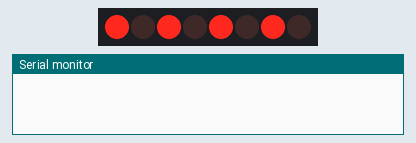
The sketch below on a simulated Arduino Uno, built with avr-gcc and run on an emulated ATmega328P. On the bench: 8 shift-register outputs drawn as a row of LEDs (first output left, lit = HIGH), the last lines printed to the serial monitor. Wiring (inferred from the names in the program): shift register (74HC595): data pin 12; shift clock pin 9; latch pin 11. Wiring (inferred from the signals the program sends): row of LEDs: on Q0, Q1, Q2, Q3, Q4, Q5, Q6, Q7.

Above: at 0.1 s.
At 1.1 s:
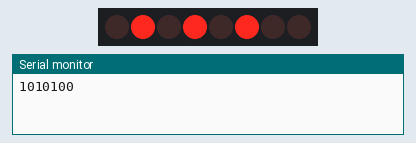
At 2.1 s:
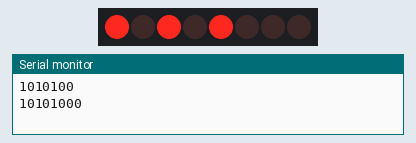
At 3.1 s:
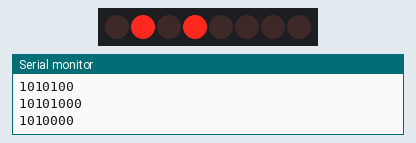
At 4.1 s:
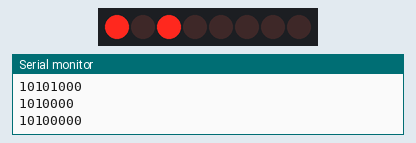
At 6.1 s:
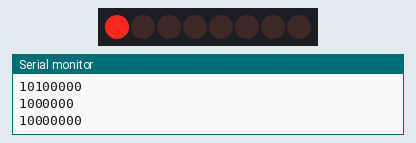
Timing chart, 0 to 8.5 s (numbered marks = the images above):
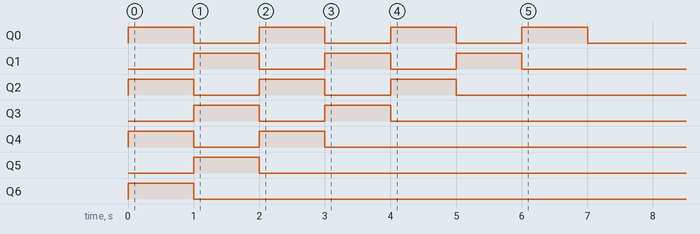

The sketch:

Class_43_Binary_Counter.ino
```cpp
int latchPin = 11;
int clockPin = 9;
int dataPin = 12;

byte leds1 = 0b10101010;
int dt = 1000;

void setup() {
  // put your setup code here, to run once:
 Serial.begin(9600);
 pinMode(clockPin,OUTPUT);
 pinMode(dataPin,OUTPUT);
 pinMode(latchPin,OUTPUT);

}

void loop() {
  // put your main code here, to run repeatedly:
digitalWrite(latchPin,LOW);
shiftOut(dataPin,clockPin,LSBFIRST,leds1);
digitalWrite(latchPin,HIGH);
delay(dt);
leds1 = leds1 * 0b10;
Serial.println(leds1,BIN);
}
```

Measured:
- by itself, Q0: alternates HIGH for 1.0 s and LOW for 1.0 s, 8 changes in all, then stays LOW
- by itself, Q1, Q2: alternates HIGH for 1.0 s and LOW for 1.0 s, 6 changes in all, then stays LOW
- by itself, Q3, Q4: alternates HIGH for 1.0 s and LOW for 1.0 s, 4 changes in all, then stays LOW
- by itself, Q5: LOW → HIGH at 1.0 s, → LOW 1.0 s later
- by itself, Q6: LOW → HIGH at 0.00 s, → LOW 1.0 s later
